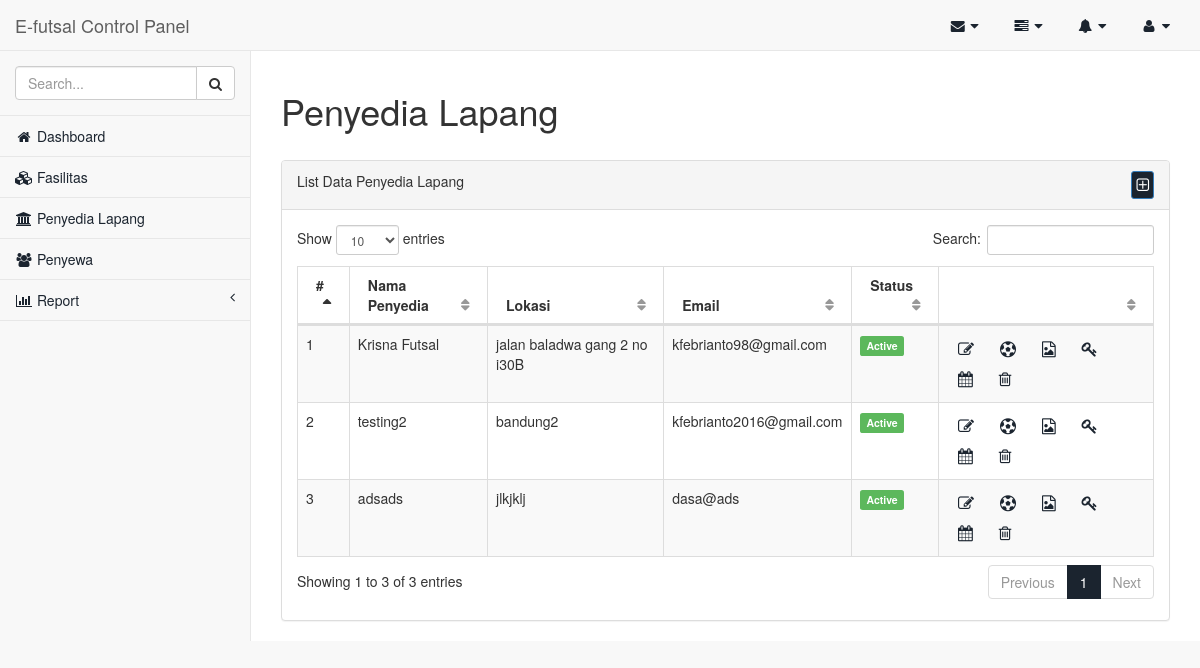
/index.php/admin/provider, run on the app's committed database.
### tables this page shows
CREATE TABLE IF NOT EXISTS `provider` (
  `id_provider` int(10) unsigned NOT NULL,
  `nama` varchar(50) NOT NULL,
  `lokasi` text NOT NULL,
  `user_login_id` int(10) unsigned NOT NULL,
  `status` tinyint(1) NOT NULL,
  `longitude` float DEFAULT '0',
  `latitude` float DEFAULT '0',
  `provinsi_id` int(11) NOT NULL
);

CREATE TABLE IF NOT EXISTS `user_login` (
  `id` int(10) unsigned NOT NULL,
  `username` varchar(50) NOT NULL,
  `email` varchar(50) NOT NULL,
  `password` varchar(100) NOT NULL,
  `role` int(1) NOT NULL
);

### application/controllers/admin/Provider.php (called while the page is built, shortened)
<?php
class Provider extends CI_Controller {
	public function __construct()
	{
		$this->load->model(array('provider_model','fasilitas_model','login_model','user_model','gallery_model'));
	}
	public function index(){
		$user = $this->login_model->get();
		$data['userdata'] = $user;
		$data['navbar']='admin/navbar_admin';
		$data['content']='admin/provider_content';
		$data['slide']=null;
		$data['sidebar']='admin/sidebar_admin';
		$data['title']='Penyedia Lapang';
		$data['provider'] = $this->provider_model->get()->result_array();
		$data['fasilitas'] = $this->fasilitas_model->get()->result_array();
        $data['provinsi'] = $this->provider_model->get_provinsi()->result_array();
		$data['scripts'] = ['js/admin/provider.js','plugin/form-validation/jquery.validate.min.js','plugin/form-validation/extjquery.validate.min.js','plugin/bootbox/bootbox.js'];
		$this->load->view('admin/tamplate_admin',$data);
	}
}

### index.php (called while the page is built, shortened)
<?php
require_once BASEPATH.'core/CodeIgniter.php';

### application/models/Provider_model.php (called while the page is built, shortened)
<?php
class Provider_model extends CI_Model {
	function get($where = NULL){
		$this->db->select('*');
		$this->db->from('provider');
        $this->db->join('user_login', 'provider.user_login_id = user_login.id');
		$this->db->order_by('id_provider','ASC');
		return $this->db->get();
	}
	function get_provinsi($where = NULL){
		$this->db->select('*');
		$this->db->from('provinsi');
		$this->db->order_by('provinsi_id','ASC');
		return $this->db->get();
	}
}

### application/views/admin/provider_content.php (the view, shortened to what this page needs)
<div class="panel panel-default">
    <div class="panel-heading" style="overflow: hidden">
        List Data <?php echo $title; ?>
        <a data-target="#modal-admin" data-backdrop="static" data-toggle="modal" style="padding: 4px" class="btn btn-sm btn-primary text-black pull-right"><i class="fa fa-plus-square-o fa-lg"></i></a>
    </div>
    <div class="panel-body">
        <table width="100%" class="table table-striped table-bordered table-hover" id="dataTables-example">
            <thead>
                <tr>
                    <th>#</th>
                    <th>Nama Penyedia</th>
                    <th>Lokasi</th>
                    <th>Email</th>
                    <th>Status</th>
                    <th></th>
                </tr>
            </thead>
            <tbody>
                <?php
                    foreach ($provider as $key => $value) {
                ?>
                    <tr idx="<?=$value['id_provider'];?>" id="<?=$value['id'];?>">
                        <td><?=$key+1;?></td>
                        <td><?=$value['nama'];?></td>
                        <td><?=$value['lokasi'];?></td>
                        <td><?=$value['email'];?></td>
                        <td><?php
                            if($value['status']==0){
                              echo"<div class='label label-danger'>Non active</div>";
                            }else{
                              echo"<div class='label label-success'>Active</div>";
                            }
                            ?>
                        </td>
                        <td>
                            <a data-target="#modal-admin" data-backdrop="static" data-toggle="modal" class="update btn btn-sm btn-white text-black"><i class="fa fa-pencil-square-o fa-lg"></i></a>
                            <a data-target="#modal-lapang" data-backdrop="static" data-toggle="modal" class="lapangan btn btn-sm btn-white text-black"><i class="fa fa-soccer-ball-o fa-lg"></i></a>
                            <a data-target="#modal-gallery" data-backdrop="static" data-toggle="modal" class="gallery btn btn-sm btn-white text-black"><i class="fa fa-file-image-o fa-lg"></i></a>
                            <a data-target="#modal-change-password" data-backdrop="static" data-toggle="modal" class="change-pass btn btn-sm btn-white text-black"><i class="fa fa-key fa-lg"></i></a>
                            <a data-target="#modal-change-password" data-backdrop="static" data-toggle="modal" class="change-pass btn btn-sm btn-white text-black"><i class="fa fa-calendar fa-lg"></i></a>
                            <a class="delete btn btn-sm btn-white text-red" href="javascript:;"><i class="fa fa-trash-o fa-lg"></i></a>
                        </td>
                    </tr>
                <?php
                    }
                ?>
            </tbody>
        </table>
    </div>
</div>

### application/views/admin/tamplate_admin.php (shortened to what this page needs)
<!DOCTYPE html>
<html lang="en">
<head>
    <link href="<?=base_url(); ?>assets/css/bootstrap.css" rel="stylesheet">
    <link href="<?=base_url(); ?>assets/plugin/metisMenu/metisMenu.min.css" rel="stylesheet">
    <link href="<?=base_url(); ?>assets/plugin/datatables-plugins/dataTables.bootstrap.css" rel="stylesheet">
    <link href="<?=base_url(); ?>assets/plugin/datatables-responsive/dataTables.responsive.css" rel="stylesheet">
    <link href="<?=base_url(); ?>assets/css/sb-admin-2.min.css" rel="stylesheet">
    <link href="<?=base_url(); ?>assets/plugin/font-awesome/css/font-awesome.min.css" rel="stylesheet" type="text/css">
</head>
<body>
    <div id="wrapper">
        <nav class="navbar navbar-default navbar-static-top" role="navigation" style="margin-bottom: 0">
        <?php
            if(!empty($navbar)){
                $this->load->view($navbar);
            }
        ?>
        <?php
            if(!empty($sidebar)){
                $this->load->view($sidebar);
            }
        ?>
        </nav>
        <div id="page-wrapper">
            <div class="row">
                <div class="col-lg-12">
                    <h1 class="page-header"><?=$title?></h1>
                </div>
            </div>
            <div class="row">
                <div class="col-lg-12">
                     <?php
                        if(!empty($content)){
                            $this->load->view($content);
                        }
                    ?>
                </div>
            </div>
        </div>
    </div>
</body>
</html>

### application/views/admin/navbar_admin.php (shortened to what this page needs)
<div class="navbar-header">
    <a class="navbar-brand" href="index.html">E-futsal Control Panel</a>
</div>
<ul class="nav navbar-top-links navbar-right">
    <li class="dropdown">
        <a class="dropdown-toggle" data-toggle="dropdown" href="#">
            <i class="fa fa-envelope fa-fw"></i> <i class="fa fa-caret-down"></i>
        </a>
    </li>
    <li class="dropdown">
        <a class="dropdown-toggle" data-toggle="dropdown" href="#">
            <i class="fa fa-tasks fa-fw"></i> <i class="fa fa-caret-down"></i>
        </a>
    </li>
    <li class="dropdown">
        <a class="dropdown-toggle" data-toggle="dropdown" href="#">
            <i class="fa fa-bell fa-fw"></i> <i class="fa fa-caret-down"></i>
        </a>
    </li>
    <li class="dropdown">
        <a class="dropdown-toggle" data-toggle="dropdown" href="#">
            <i class="fa fa-user fa-fw"></i> <i class="fa fa-caret-down"></i>
        </a>
    </li>
</ul>

### application/views/admin/sidebar_admin.php (shortened to what this page needs)
<div class="navbar-default sidebar" role="navigation">
               <div class="sidebar-nav navbar-collapse">
                   <ul class="nav" id="side-menu">
                       <li class="sidebar-search">
                           <div class="input-group custom-search-form">
                               <input type="text" class="form-control" placeholder="Search...">
                               <span class="input-group-btn">
                               <button class="btn btn-default" type="button">
                                   <i class="fa fa-search"></i>
                               </button>
                           </span>
                           </div>
                       </li>
                       <li>
                           <a href="<?=base_url();?>admin"><i class="fa fa-home fa-fw"></i> Dashboard</a>
                       </li>
                       <li>
                           <a href="<?=base_url();?>admin/fasilitas/"><i class="fa fa-cubes fa-fw"></i> Fasilitas</a>
                       </li>
                       <li>
                           <a href="<?=base_url();?>admin/provider/"><i class="fa fa-institution fa-fw"></i> Penyedia Lapang</a>
                       </li>
                       <li>
                           <a href="<?=base_url();?>admin/customer/"><i class="fa fa-users fa-fw"></i> Penyewa</a>
                       </li>
                       <li>
                           <a href="#"><i class="fa fa-bar-chart-o fa-fw"></i> Report<span class="fa arrow"></span></a>
                       </li>
                   </ul>
               </div>
           </div>

### data on the page
provider: nama "Krisna Futsal", lokasi "jalan baladwa gang 2 no i30B", user_login.email "kfebrianto98@gmail.com", status "Active"
provider: nama "testing2", lokasi "bandung2", user_login.email "kfebrianto2016@gmail.com", status "Active"
provider: nama "adsads", lokasi "jlkjklj", user_login.email "dasa@ads", status "Active"

### other printed values
$title "Penyedia Lapang"
